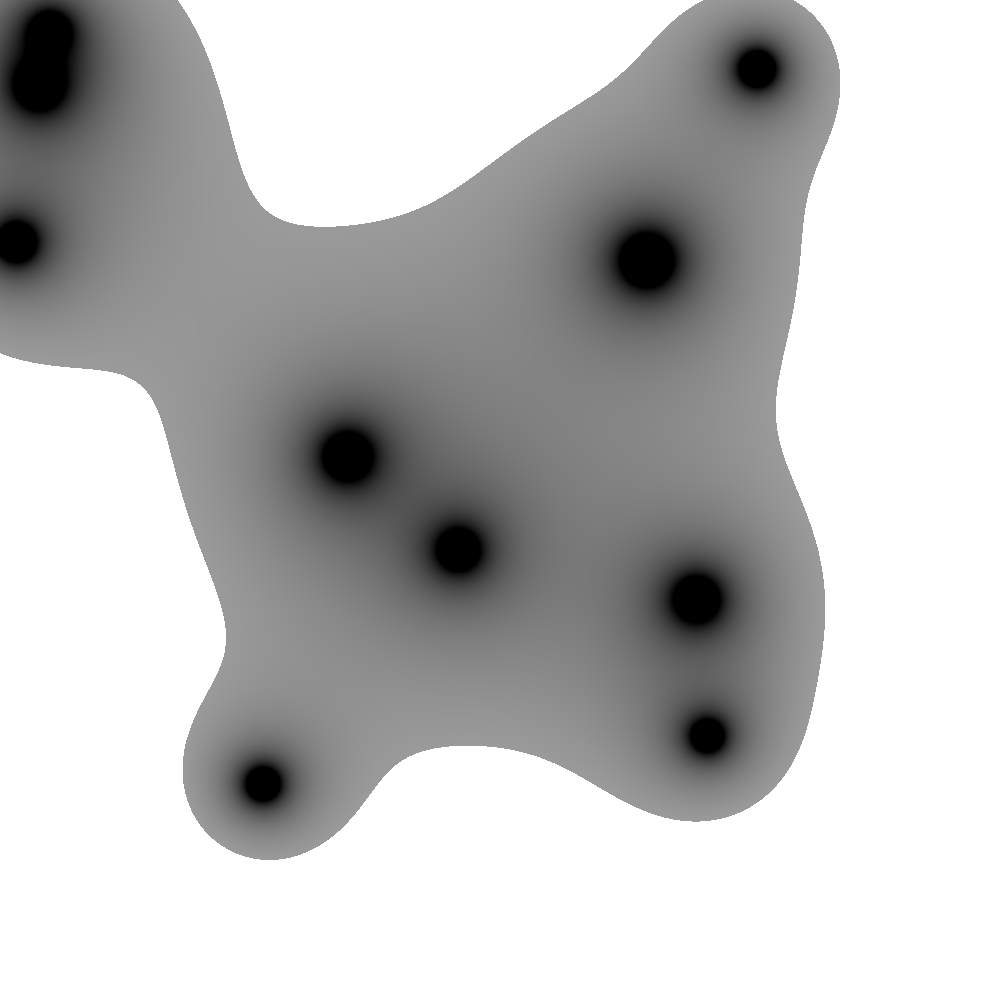
Frame 1 (no input)
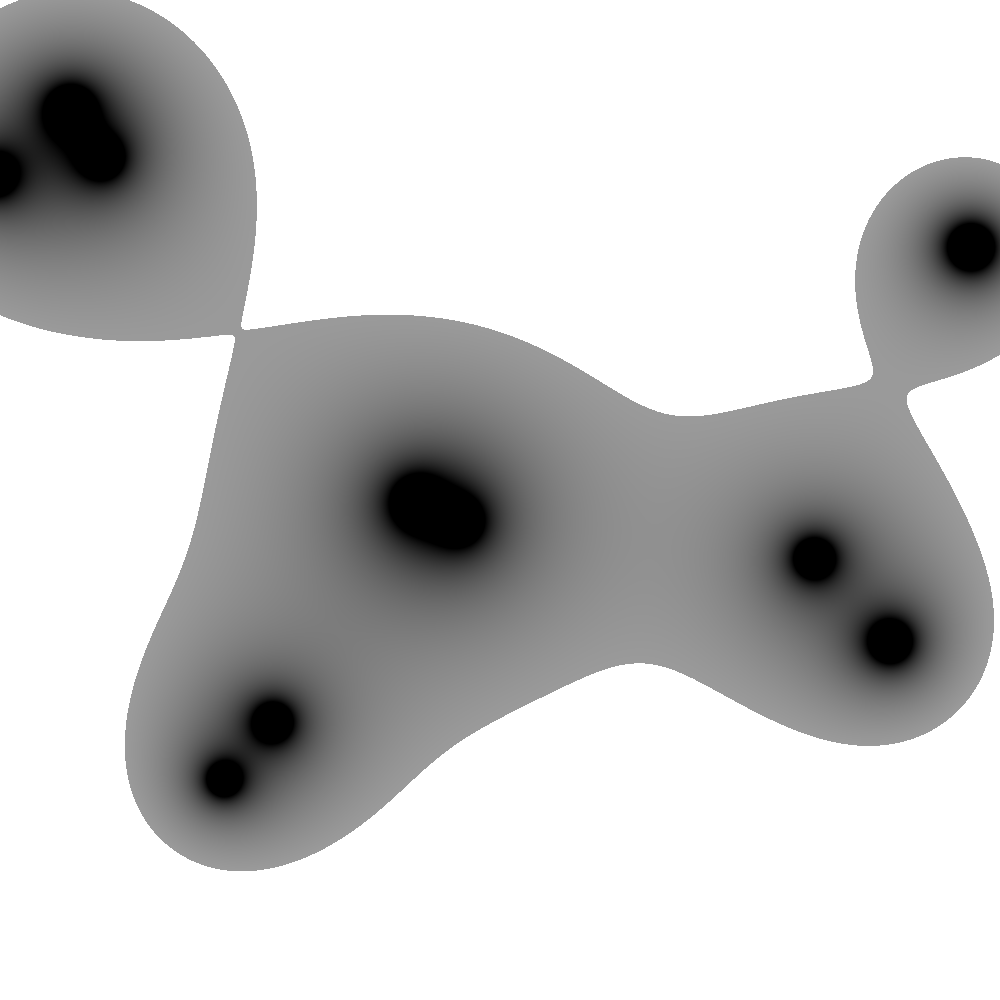
Frame 60 (the mouse pressed at the canvas centre just before this capture)
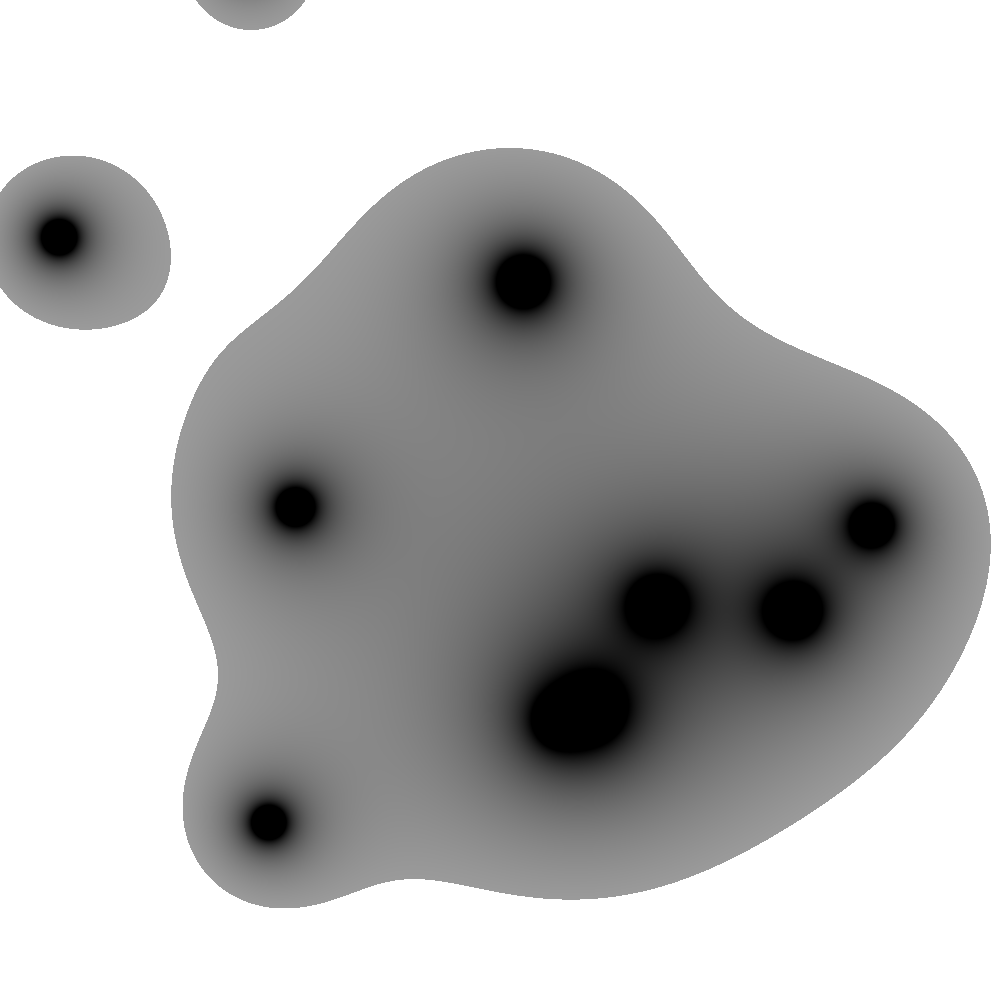
Frame 120 (the mouse held since frame 60 and released just before this capture)

The Processing sketch that drew these frames (run headless with seeded random() and noise(); from frame 60 on, the mouse is pressed at the canvas centre):

// Processing sketch: metaballs
// ── metaballs.pde
Blob[] blob= new Blob[10];
void setup(){
  size(1000,1000);
  for(int i = 0;i<blob.length;i++){
  blob[i] = new Blob(random(width),random(height));
  background(255);
  }
}

void draw(){
  background(255);
  
  loadPixels();
  for(int x= 0;x<width;x++){
    for(int y = 0;y<height;y++){
      int index = x + y * width;
      float sum = 0;
      for(Blob b: blob){
      float d= dist(x,y,b.pos.x,b.pos.y);
      sum+= 5* b.r/d;
      }
      if(sum>100)
      pixels[index] = color(255-sum);
    }
  }
  
  updatePixels();
  for(Blob blobs: blob){
  blobs.update();
  //blobs.show();
  }
}

// ── blob.pde
class Blob{
 PVector pos;
 float r;
 PVector vel;
 PVector acc;
 
 Blob(float x, float y){
  pos= new PVector(x,y);
  r = random(500,1000);
  vel = PVector.random2D();
  vel.mult(random(5,15));
  acc = new PVector(random(-3,3),random(1,3));
 }
 void update(){
   pos.add(vel);
   vel.add(acc);
   if(pos.x > width || pos.x<0){
    vel.x *=-1; 
   }
   if(pos.y > height || pos.y<0){
    vel.y *=-1;
   }
 }

}
